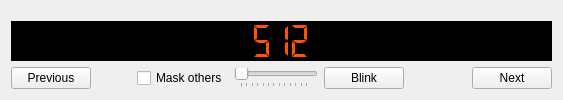
      <widget class="QWidget" name="tabChanCheck">
       <attribute name="title">
        <string>Channel Check</string>
       </attribute>
       <layout class="QVBoxLayout" name="verticalLayout_2">
        <item>
         <spacer name="verticalSpacer_2">
          <property name="orientation">
           <enum>Qt::Vertical</enum>
          </property>
          <property name="sizeType">
           <enum>QSizePolicy::Minimum</enum>
          </property>
          <property name="sizeHint" stdset="0">
           <size>
            <width>20</width>
            <height>10</height>
           </size>
          </property>
         </spacer>
        </item>
        <item>
         <widget class="EditableLCDNumber" name="lcdNumber">
          <property name="sizePolicy">
           <sizepolicy hsizetype="Minimum" vsizetype="MinimumExpanding">
            <horstretch>0</horstretch>
            <verstretch>0</verstretch>
           </sizepolicy>
          </property>
          <property name="focusPolicy">
           <enum>Qt::StrongFocus</enum>
          </property>
          <property name="styleSheet">
           <string notr="true">background-color:rgb(0, 0, 0);
color: rgb(255, 85, 0);</string>
          </property>
          <property name="frameShape">
           <enum>QFrame::NoFrame</enum>
          </property>
          <property name="frameShadow">
           <enum>QFrame::Plain</enum>
          </property>
          <property name="digitCount">
           <number>3</number>
          </property>
          <property name="segmentStyle">
           <enum>QLCDNumber::Flat</enum>
          </property>
          <property name="intValue" stdset="0">
           <number>512</number>
          </property>
         </widget>
        </item>
        <item>
         <layout class="QHBoxLayout" name="horizontalLayout_4">
          <item>
           <widget class="QPushButton" name="btnCcPrev">
            <property name="sizePolicy">
             <sizepolicy hsizetype="Minimum" vsizetype="Preferred">
              <horstretch>0</horstretch>
              <verstretch>0</verstretch>
             </sizepolicy>
            </property>
            <property name="focusPolicy">
             <enum>Qt::NoFocus</enum>
            </property>
            <property name="text">
             <string>Previous</string>
            </property>
           </widget>
          </item>
          <item>
           <spacer name="horizontalSpacer_2">
            <property name="orientation">
             <enum>Qt::Horizontal</enum>
            </property>
            <property name="sizeHint" stdset="0">
             <size>
              <width>40</width>
              <height>20</height>
             </size>
            </property>
           </spacer>
          </item>
          <item>
           <widget class="QCheckBox" name="cbCcPap">
            <property name="toolTip">
             <string>Tell receivers to ignore addresses other than the one being checked using Per-Address-Priority.</string>
            </property>
            <property name="text">
             <string>Mask others</string>
            </property>
           </widget>
          </item>
          <item>
           <widget class="QSlider" name="slChannelCheck">
            <property name="focusPolicy">
             <enum>Qt::NoFocus</enum>
            </property>
            <property name="maximum">
             <number>255</number>
            </property>
            <property name="orientation">
             <enum>Qt::Horizontal</enum>
            </property>
            <property name="invertedAppearance">
             <bool>false</bool>
            </property>
            <property name="tickPosition">
             <enum>QSlider::TicksBelow</enum>
            </property>
            <property name="tickInterval">
             <number>20</number>
            </property>
           </widget>
          </item>
          <item>
           <widget class="QPushButton" name="btnCcBlink">
            <property name="focusPolicy">
             <enum>Qt::NoFocus</enum>
            </property>
            <property name="text">
             <string>Blink</string>
            </property>
            <property name="checkable">
             <bool>false</bool>
            </property>
            <property name="checked">
             <bool>false</bool>
            </property>
            <property name="flat">
             <bool>false</bool>
            </property>
           </widget>
          </item>
          <item>
           <widget class="QLabel" name="blinkIndicator">
            <property name="sizePolicy">
             <sizepolicy hsizetype="Fixed" vsizetype="Fixed">
              <horstretch>0</horstretch>
              <verstretch>0</verstretch>
             </sizepolicy>
            </property>
            <property name="minimumSize">
             <size>
              <width>16</width>
              <height>16</height>
             </size>
            </property>
            <property name="text">
             <string/>
            </property>
            <property name="alignment">
             <set>Qt::AlignCenter</set>
            </property>
           </widget>
          </item>
          <item>
           <spacer name="horizontalSpacer">
            <property name="orientation">
             <enum>Qt::Horizontal</enum>
            </property>
            <property name="sizeHint" stdset="0">
             <size>
              <width>40</width>
              <height>20</height>
             </size>
            </property>
           </spacer>
          </item>
          <item>
           <widget class="QPushButton" name="btnCcNext">
            <property name="sizePolicy">
             <sizepolicy hsizetype="Minimum" vsizetype="Preferred">
              <horstretch>0</horstretch>
              <verstretch>0</verstretch>
             </sizepolicy>
            </property>
            <property name="focusPolicy">
             <enum>Qt::NoFocus</enum>
            </property>
            <property name="text">
             <string>Next</string>
            </property>
           </widget>
          </item>
         </layout>
        </item>
       </layout>
      </widget>
